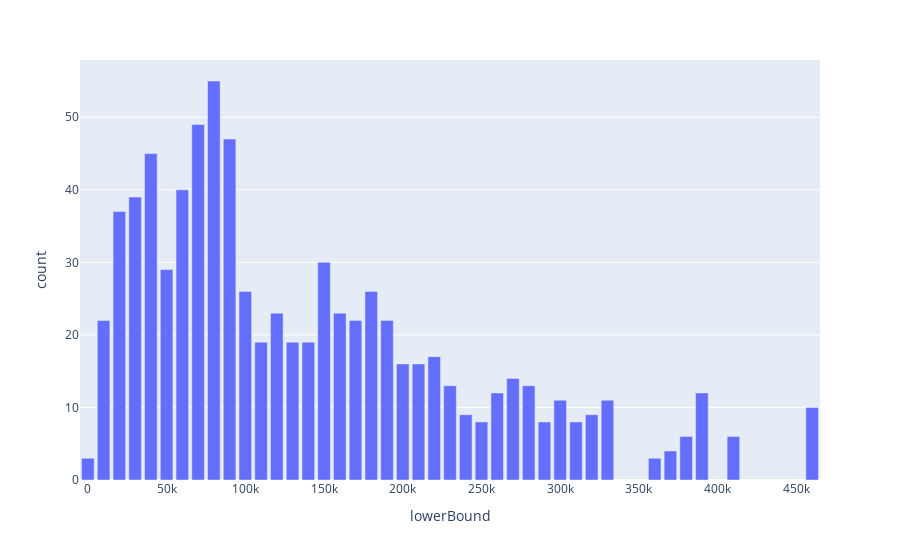

This figure's notebook cell:
### Code cell
int_metrics = use_test_case('integer').explore()
int_metrics.plot_numeric_histogram()

### Figure 1 — Plotly figure (JSON) as saved in the notebook; plotly's stock layout.template omitted (floating-point values rounded to 4 significant figures)
{"data": [{"alignmentgroup": "True", "hoverlabel": {"namelength": 0}, "hovertemplate": "lowerBound=%{x}<br>count=%{y}", "legendgroup": "", "marker": {"color": "#636efa"}, "name": "", "offsetgroup": "", "orientation": "v", "showlegend": false, "textposition": "auto", "type": "bar", "x": [0, 10000, 20000, 30000, 40000, 50000, 60000, 70000, 80000, 90000, 100000, 110000, 120000, 130000, 140000, 150000, 160000, 170000, 180000, 190000, 200000, 210000, 220000, 230000, 240000, 250000, 260000, 270000, 280000, 290000, 300000, 310000, 320000, 330000, 360000, 370000, 380000, 390000, 410000, 460000], "xaxis": "x", "y": [3, 22, 37, 39, 45, 29, 40, 49, 55, 47, 26, 19, 23, 19, 19, 30, 23, 22, 26, 22, 16, 16, 17, 13, 9, 8, 12, 14, 13, 8, 11, 8, 9, 11, 3, 4, 6, 12, 6, 10], "yaxis": "y"}], "layout": {"barmode": "relative", "legend": {"tracegroupgap": 0}, "margin": {"t": 60}, "xaxis": {"anchor": "y", "domain": [0, 1], "title": {"text": "lowerBound"}}, "yaxis": {"anchor": "x", "domain": [0, 1], "title": {"text": "count"}}}}
